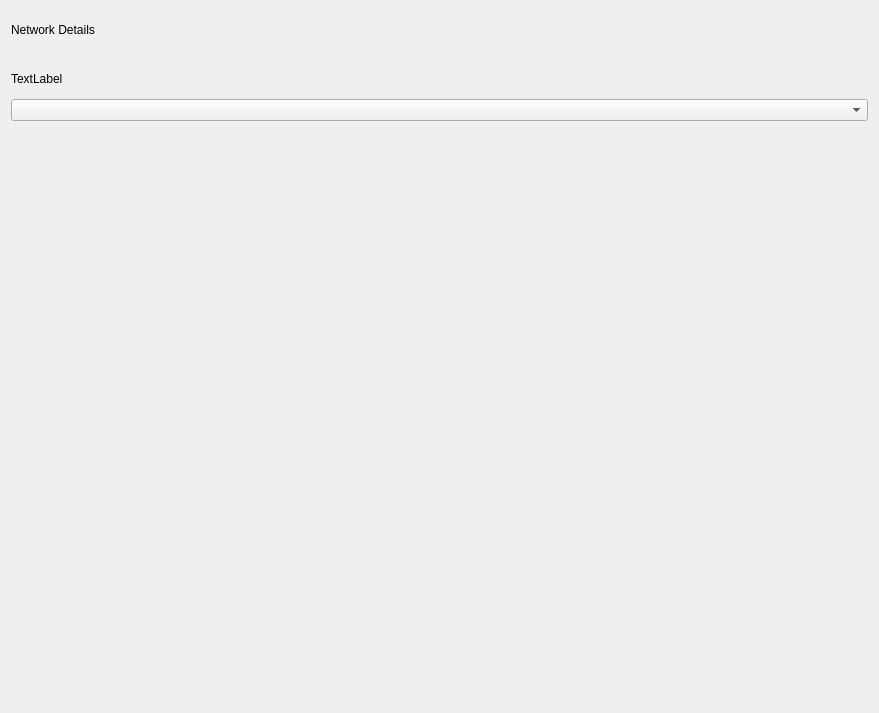
<?xml version="1.0" encoding="UTF-8"?>
<ui version="4.0">
 <class>NetworkDetails</class>
 <widget class="QWidget" name="NetworkDetails">
  <property name="geometry">
   <rect>
    <x>0</x>
    <y>0</y>
    <width>879</width>
    <height>713</height>
   </rect>
  </property>
  <property name="windowTitle">
   <string>NetworkDetails</string>
  </property>
  <layout class="QVBoxLayout" name="verticalLayout_2">
   <item>
    <widget class="QWidget" name="widget_2" native="true">
     <property name="sizePolicy">
      <sizepolicy hsizetype="Preferred" vsizetype="Fixed">
       <horstretch>0</horstretch>
       <verstretch>0</verstretch>
      </sizepolicy>
     </property>
     <property name="styleSheet">
      <string notr="true"/>
     </property>
     <layout class="QHBoxLayout" name="titleLayout">
      <property name="spacing">
       <number>0</number>
      </property>
      <property name="leftMargin">
       <number>0</number>
      </property>
      <property name="rightMargin">
       <number>0</number>
      </property>
      <item>
       <widget class="QLabel" name="title">
        <property name="text">
         <string>Network Details</string>
        </property>
       </widget>
      </item>
      <item>
       <spacer name="horizontalSpacer">
        <property name="orientation">
         <enum>Qt::Horizontal</enum>
        </property>
        <property name="sizeHint" stdset="0">
         <size>
          <width>40</width>
          <height>20</height>
         </size>
        </property>
       </spacer>
      </item>
     </layout>
    </widget>
   </item>
   <item>
    <widget class="QWidget" name="selectDevicewidget" native="true">
     <property name="sizePolicy">
      <sizepolicy hsizetype="Preferred" vsizetype="Fixed">
       <horstretch>0</horstretch>
       <verstretch>0</verstretch>
      </sizepolicy>
     </property>
     <property name="minimumSize">
      <size>
       <width>0</width>
       <height>76</height>
      </size>
     </property>
     <property name="maximumSize">
      <size>
       <width>16777215</width>
       <height>76</height>
      </size>
     </property>
     <layout class="QVBoxLayout" name="verticalLayout">
      <property name="spacing">
       <number>6</number>
      </property>
      <property name="leftMargin">
       <number>0</number>
      </property>
      <property name="topMargin">
       <number>10</number>
      </property>
      <property name="rightMargin">
       <number>0</number>
      </property>
      <property name="bottomMargin">
       <number>10</number>
      </property>
      <item>
       <widget class="QLabel" name="deviceLabel">
        <property name="text">
         <string>TextLabel</string>
        </property>
       </widget>
      </item>
      <item>
       <widget class="QComboBox" name="deviceComboBox"/>
      </item>
     </layout>
    </widget>
   </item>
   <item>
    <widget class="QStackedWidget" name="stackedWidget">
     <widget class="QWidget" name="page"/>
     <widget class="QWidget" name="page_2"/>
    </widget>
   </item>
  </layout>
 </widget>
 <resources/>
 <connections/>
</ui>
